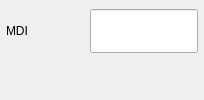
                          <widget class="QFrame" name="frame_mdi">
                            <layout class="QGridLayout" name="grid_mdi">
                              <property name="spacing">
                                <number>4</number>
                              </property>
                              <property name="leftMargin">
                                <number>6</number>
                              </property>
                              <property name="topMargin">
                                <number>6</number>
                              </property>
                              <property name="rightMargin">
                                <number>6</number>
                              </property>
                              <property name="bottomMargin">
                                <number>6</number>
                              </property>
                              <item row="0" column="0">
                                <widget class="QLabel" name="lbl_mdi">
                                  <property name="minimumSize">
                                    <size>
                                      <width>80</width>
                                      <height>44</height>
                                    </size>
                                  </property>
                                  <property name="maximumSize">
                                    <size>
                                      <width>80</width>
                                      <height>44</height>
                                    </size>
                                  </property>
                                  <property name="text">
                                    <string>MDI</string>
                                  </property>
                                </widget>
                              </item>
                              <item row="0" column="1">
                                <widget class="MDILine" name="mdiline">
                                  <property name="minimumSize">
                                    <size>
                                      <width>0</width>
                                      <height>44</height>
                                    </size>
                                  </property>
                                  <property name="maximumSize">
                                    <size>
                                      <width>16777215</width>
                                      <height>44</height>
                                    </size>
                                  </property>
                                </widget>
                              </item>
                              <item row="1" column="0" rowspan="1" colspan="2">
                                <widget class="StatusLabel" name="lbl_gcodes">
                                  <property name="minimumSize">
                                    <size>
                                      <width>0</width>
                                      <height>30</height>
                                    </size>
                                  </property>
                                  <property name="maximumSize">
                                    <size>
                                      <width>16777215</width>
                                      <height>30</height>
                                    </size>
                                  </property>
                                  <property name="textTemplate" stdset="0">
                                    <string>ACTIVE: %s</string>
                                  </property>
                                  <property name="alt_textTemplate" stdset="0">
                                    <string>ACTIVE: %s</string>
                                  </property>
                                  <property name="gcodes_status" stdset="0">
                                    <bool>true</bool>
                                  </property>
                                </widget>
                              </item>
                            </layout>
                          </widget>
